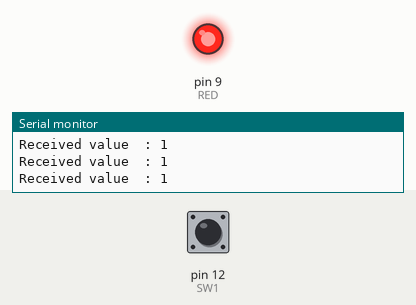
A sketch run on a simulated Arduino Uno, built with avr-gcc and run on an emulated ATmega328P. On the bench: output pins drawn as LEDs (lit = HIGH), the last lines printed to the serial monitor. The test bench sets the inputs (shaded band); at power-on: pin 12 (SW1) HIGH.

Above: at 1.2 s.
1.3 s: pin 12 (SW1) pulled LOW for 0.15 s
At 1.42 s:
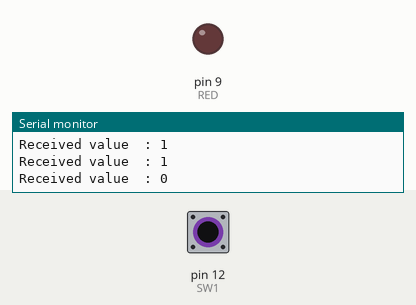
3.0 s: pin 12 (SW1) pulled LOW for 3.2 s
At 6.8 s:
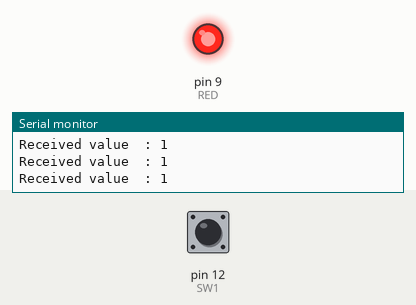
Timing chart, 0 to 8.3 s (numbered marks = the images above; inputs shaded):
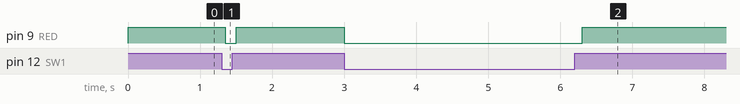

The sketch:

RTOS_Q.ino
```cpp
#include <Arduino_FreeRTOS.h>
#include "queue.h"

#define RED     9
#define SW1     12

QueueHandle_t ledQueue;

void setup()
{
 Serial.begin(9600);
 ledQueue =  xQueueCreate(5,sizeof(int32_t));

 xTaskCreate(vSenderTask,"Sender Task",100,NULL,1,NULL);
 xTaskCreate(vReceiverTask,"Receiver Task", 100,NULL, 1, NULL);

}

void vSenderTask(void *pvParameters)
{
  BaseType_t qStatus;
  int32_t valueToSend = 0;
  pinMode(SW1, INPUT_PULLUP);
  while(1)
  {
    valueToSend = digitalRead(SW1);
    qStatus = xQueueSend(ledQueue,&valueToSend,0);
    vTaskDelay(10);
  }
}

void vReceiverTask(void *pvParameters)
{
  int32_t valueReceived;
  BaseType_t qStatus;
  const TickType_t xTicksToWait = pdMS_TO_TICKS(100);
  pinMode(RED, OUTPUT);
  while(1)
  {
    xQueueReceive(ledQueue,&valueReceived,xTicksToWait);
    Serial.print("Received value  : ");
    Serial.println(valueReceived);
    digitalWrite(RED, valueReceived);
    vTaskDelay(1);
  }
}
void loop(){}
```

Measured:
- after the input at 1.3 s, pin 9 (RED): HIGH → LOW after 0.05 s, → HIGH 0.15 s later
- after the input at 3.0 s, pin 9 (RED): HIGH → LOW at once, → HIGH 3.3 s later
